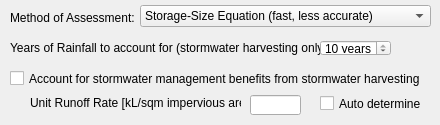
               <widget class="QWidget" name="recycle_widget2" native="true">
                <property name="minimumSize">
                 <size>
                  <width>0</width>
                  <height>125</height>
                 </size>
                </property>
                <widget class="QLabel" name="rec_assessment_lbl">
                 <property name="geometry">
                  <rect>
                   <x>10</x>
                   <y>10</y>
                   <width>131</width>
                   <height>16</height>
                  </rect>
                 </property>
                 <property name="text">
                  <string>Method of Assessment:</string>
                 </property>
                </widget>
                <widget class="QComboBox" name="rec_assessment_combo">
                 <property name="geometry">
                  <rect>
                   <x>140</x>
                   <y>5</y>
                   <width>291</width>
                   <height>22</height>
                  </rect>
                 </property>
                 <item>
                  <property name="text">
                   <string>Storage-Size Equation (fast, less accurate)</string>
                  </property>
                 </item>
                 <item>
                  <property name="text">
                   <string>Storage-Behaviour Optimisation (slow, more accurate)</string>
                  </property>
                 </item>
                </widget>
                <widget class="QLabel" name="rec_rainfall_lbl">
                 <property name="geometry">
                  <rect>
                   <x>10</x>
                   <y>40</y>
                   <width>311</width>
                   <height>16</height>
                  </rect>
                 </property>
                 <property name="text">
                  <string>Years of Rainfall to account for (stormwater harvesting only):</string>
                 </property>
                </widget>
                <widget class="QSpinBox" name="rec_rainfall_spin">
                 <property name="geometry">
                  <rect>
                   <x>320</x>
                   <y>40</y>
                   <width>71</width>
                   <height>16</height>
                  </rect>
                 </property>
                 <property name="suffix">
                  <string> years</string>
                 </property>
                 <property name="minimum">
                  <number>1</number>
                 </property>
                 <property name="maximum">
                  <number>10</number>
                 </property>
                 <property name="value">
                  <number>10</number>
                 </property>
                </widget>
                <widget class="QCheckBox" name="swh_benefits_check">
                 <property name="geometry">
                  <rect>
                   <x>10</x>
                   <y>70</y>
                   <width>421</width>
                   <height>17</height>
                  </rect>
                 </property>
                 <property name="text">
                  <string>Account for stormwater management benefits from stormwater harvesting</string>
                 </property>
                </widget>
                <widget class="QLabel" name="rec_unitrunoff_lbl">
                 <property name="geometry">
                  <rect>
                   <x>30</x>
                   <y>95</y>
                   <width>211</width>
                   <height>16</height>
                  </rect>
                 </property>
                 <property name="whatsThis">
                  <string>The average annual runoff volume in the catchment expressed in terms of impervious catchment. This can be obtained by simulating rainfall runoff processes in the catchment and dividing total runoff volume by catchment impervious area.</string>
                 </property>
                 <property name="text">
                  <string>Unit Runoff Rate [kL/sqm impervious area]:</string>
                 </property>
                </widget>
                <widget class="QLineEdit" name="rec_unitrunoff_box">
                 <property name="geometry">
                  <rect>
                   <x>250</x>
                   <y>95</y>
                   <width>51</width>
                   <height>20</height>
                  </rect>
                 </property>
                 <property name="text">
                  <string/>
                 </property>
                </widget>
                <widget class="QCheckBox" name="rec_unitrunoff_auto">
                 <property name="geometry">
                  <rect>
                   <x>320</x>
                   <y>95</y>
                   <width>101</width>
                   <height>17</height>
                  </rect>
                 </property>
                 <property name="text">
                  <string>Auto determine</string>
                 </property>
                </widget>
               </widget>
